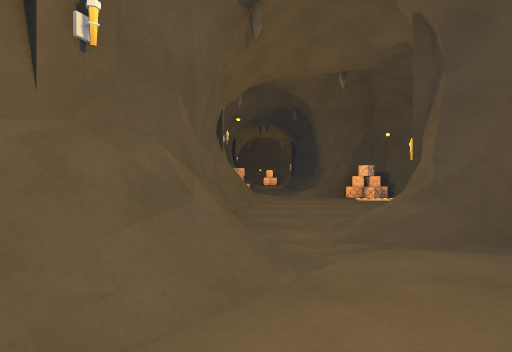
View 1 (above)

17 first-person views from a walk through a Unity game level. The camera is 1.2 m above the floor, looks level and sees 80° across. The floor is counted in squares, 2 m on a side. Each view is taken from the middle of a square. On the plan, view 1 faces up. The plan holds only what a view shows up to about 9 squares ahead; the rest is blank. The place goes on beyond the plan. The player is left out. Some animated figures are left out.

View 2
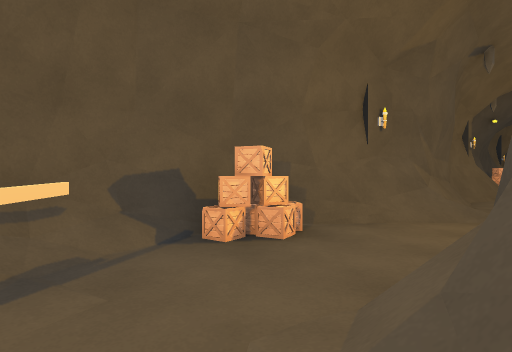

View 3
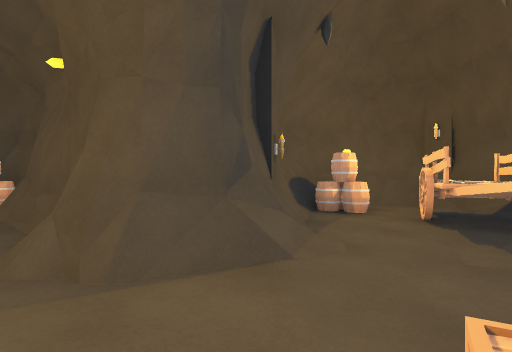

View 4
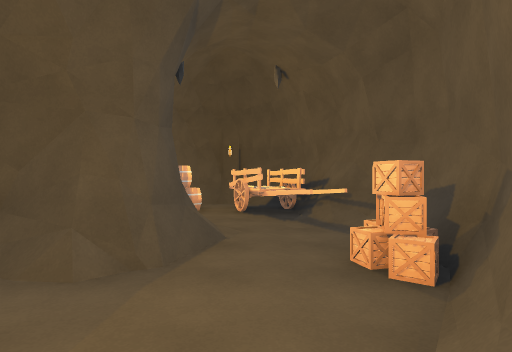

View 5
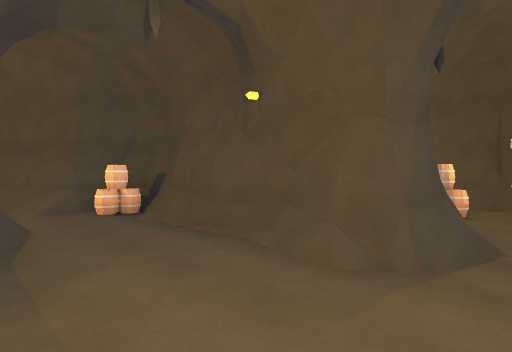

View 6
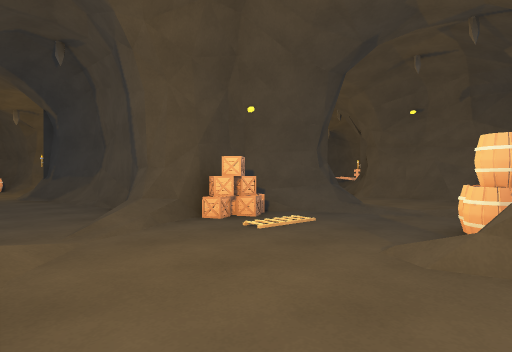

View 7
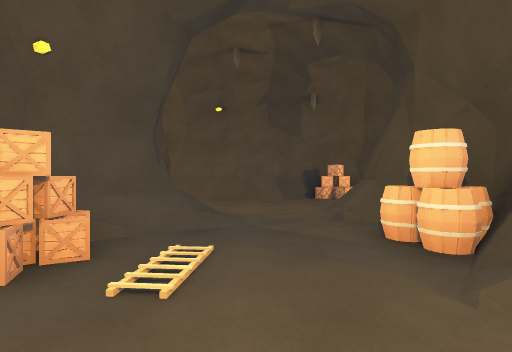

View 8
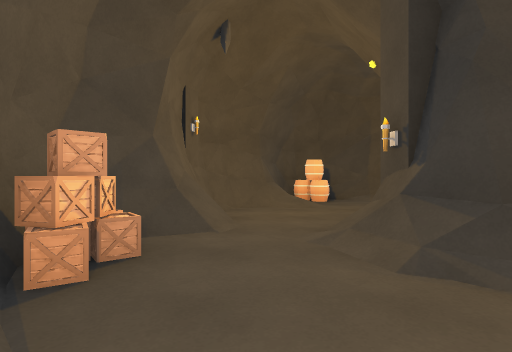

View 9
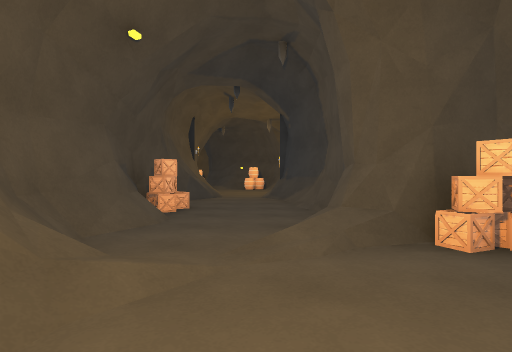

View 10
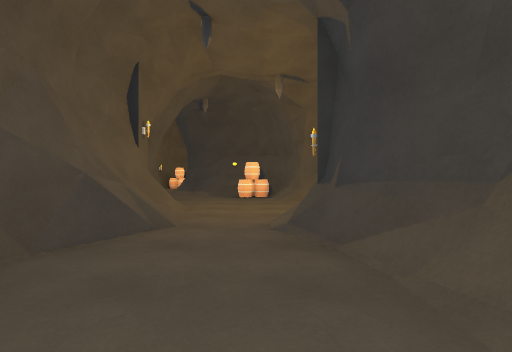

View 11
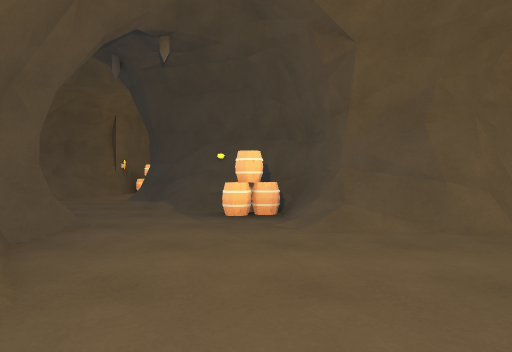

View 12
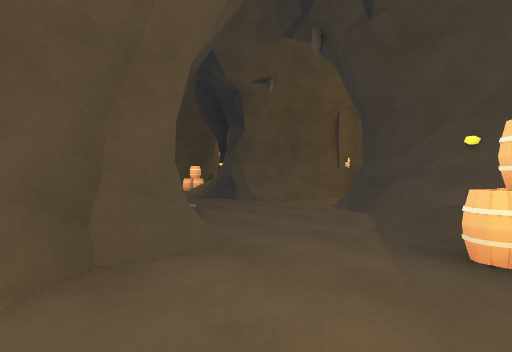

View 13
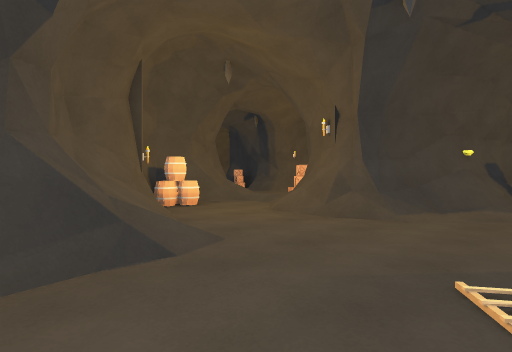

View 14
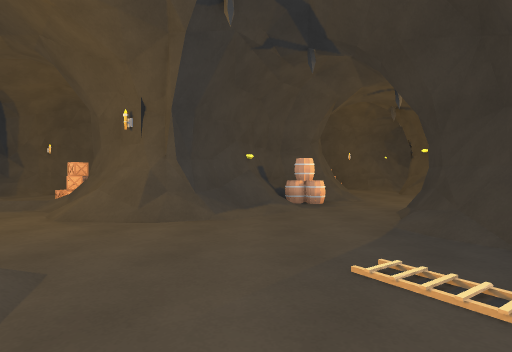

View 15
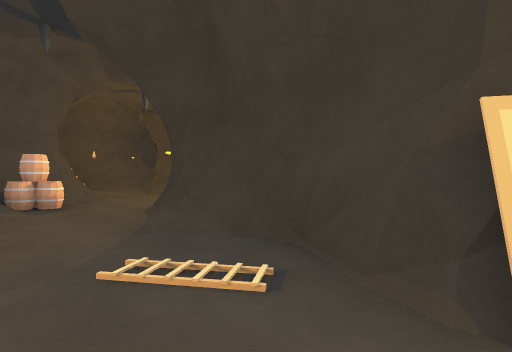

View 16
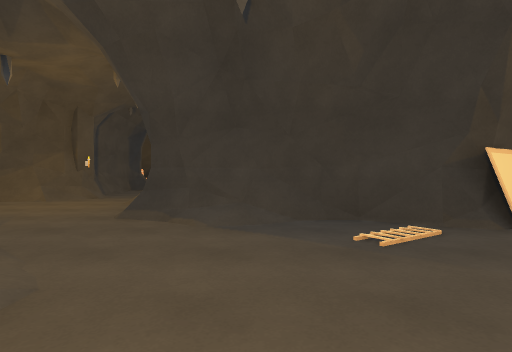

View 17
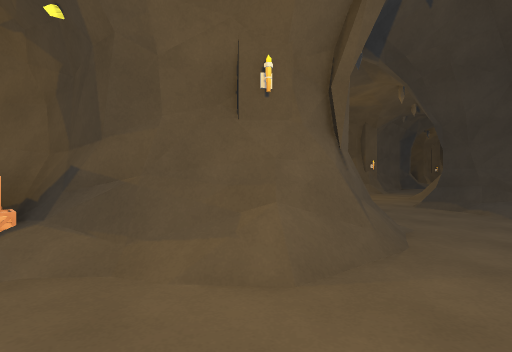

### Floor plan
Key: @ floor where view 1 was taken; # wall or solid block; . main floor; : floor 1.25 m higher than the main floor; / step, stairs or slope; = window, fence, low wall or low ledge; v drop or lower ground; B barrel; O other object.
Columns run from 6 left of view 1 to 10 right of it. Each row starts with its distance up from view 1.
 26    B#//
 25  v#.B//O#
 24  #/./####
 23  #/./##
 22 =/../###
 21 ...../:##
 20 ....../B#
 19 O#///...###
 18   ###/...=.
 17      #....
 16      #...#
 15      #..##
 14      #..#
 13      #..#
 12      O../#
 11      #..#
 10      #..#
  9      #./#O### .#
  8      #/...///..#v
  7      #/..../...=v
  6      #/...B//..#v
  5      #...BB##/.O#
  4      #//#   #/..#
  3      #///#   /.#v
  2      #/...##/..#
  1      #.......//#
  0     #.@......B#v
 -1     #O.#####BBv
 -2     #..#v
 -3     #O..#
 -4     vOO.#v
 -5     v#OB#v
 -6      #..#
 -7       ##v

Positions as (right, up) in squares from view 1, and headings:
1: (0, 0), facing up
2: (1, -3), facing up-left
3: (-1, 0), facing down-right
4: (0, 2), facing down
5: (0, 2), facing down-right
6: (0, 5), facing up-right
7: (1, 7), facing right
8: (8, 7), facing down
9: (1, 6), facing up
10: (1, 11), facing up
11: (1, 15), facing up
12: (1, 17), facing up-left
13: (-6, 20), facing up-right
14: (-6, 21), facing right
15: (-6, 21), facing down-right
16: (-3, 23), facing down
17: (-3, 25), facing down-right
